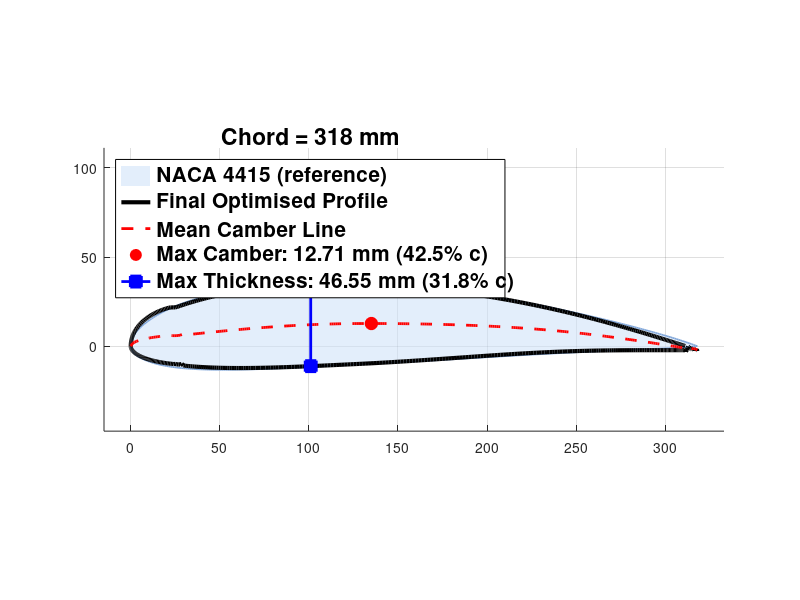

Source code (MATLAB): (Note: this script raises an error after producing the figure.)
% Final Optimised Aerofoil Geometry — NACA 4415 shaded reference
clear; clc; close all;

% -------------------------------------------------------------------------
% NACA 4415 normalised coordinates
% -------------------------------------------------------------------------
naca_coords = [
1.00000  0.00000; 0.99893  0.00039; 0.99572  0.00156; 0.99039  0.00349;
0.98296  0.00610; 0.97347  0.00932; 0.96194  0.01303; 0.94844  0.01716;
0.93301  0.02166; 0.91573  0.02652; 0.89668  0.03171; 0.87592  0.03717;
0.85355  0.04283; 0.82967  0.04863; 0.80438  0.05453; 0.77779  0.06048;
0.75000  0.06642; 0.72114  0.07227; 0.69134  0.07795; 0.66072  0.08341;
0.62941  0.08858; 0.59755  0.09341; 0.56526  0.09785; 0.53270  0.10185;
0.50000  0.10538; 0.46730  0.10837; 0.43474  0.11076; 0.40245  0.11248;
0.37059  0.11345; 0.33928  0.11361; 0.30866  0.11294; 0.27886  0.11141;
0.25000  0.10903; 0.22221  0.10584; 0.19562  0.10190; 0.17033  0.09726;
0.14645  0.09195; 0.12408  0.08607; 0.10332  0.07970; 0.08427  0.07283;
0.06699  0.06541; 0.05156  0.05753; 0.03806  0.04937; 0.02653  0.04118;
0.01704  0.03303; 0.00961  0.02489; 0.00428  0.01654; 0.00107  0.00825;
0.00000  0.00075; 0.00107 -0.00566; 0.00428 -0.01102; 0.00961 -0.01590;
0.01704 -0.02061; 0.02653 -0.02502; 0.03806 -0.02915; 0.05156 -0.03281;
0.06699 -0.03582; 0.08427 -0.03817; 0.10332 -0.03991; 0.12408 -0.04106;
0.14645 -0.04166; 0.17033 -0.04177; 0.19562 -0.04147; 0.22221 -0.04078;
0.25000 -0.03974; 0.27886 -0.03845; 0.30866 -0.03700; 0.33928 -0.03547;
0.37059 -0.03390; 0.40245 -0.03229; 0.43474 -0.03063; 0.46730 -0.02891;
0.50000 -0.02713; 0.53270 -0.02529; 0.56526 -0.02340; 0.59755 -0.02149;
0.62941 -0.01958; 0.66072 -0.01772; 0.69134 -0.01596; 0.72114 -0.01430;
0.75000 -0.01277; 0.77779 -0.01136; 0.80438 -0.01006; 0.82967 -0.00886;
0.85355 -0.00775; 0.87592 -0.00674; 0.89668 -0.00583; 0.91573 -0.00502;
0.93301 -0.00431; 0.94844 -0.00364; 0.96194 -0.00297; 0.97347 -0.00227;
0.98296 -0.00156; 0.99039 -0.00092; 0.99572 -0.00042; 0.99893 -0.00011;
1.00000  0.00000];

% -------------------------------------------------------------------------
% Chord length (same for both)
% -------------------------------------------------------------------------
chord = 318; % [mm]

% -------------------------------------------------------------------------
% Scale NACA 4415
% -------------------------------------------------------------------------
xn = naca_coords(:,1) * chord;
yn = naca_coords(:,2) * chord;

% Split at leading edge
[~, le_n] = min(xn);
xn_u = flip(xn(1:le_n));  yn_u = flip(yn(1:le_n));
xn_l = xn(le_n:end);      yn_l = yn(le_n:end);

xq_n   = linspace(0, chord, 300);
yn_ui  = interp1(xn_u, yn_u, xq_n, 'pchip');
yn_li  = interp1(xn_l, yn_l, xq_n, 'pchip');

% -------------------------------------------------------------------------
% Final Optimised coordinates (normalised, circular-arc LE reconstructed)
% -------------------------------------------------------------------------
xu_opt = [0.00000000 0.00002760 0.00011039 0.00024837 0.00044152 0.00068982 0.00099324 0.00135175 0.00176531 0.00223387 0.00275739 0.00333579 0.00396903 0.00465703 0.00539971 0.00619699 0.00704879 0.00795500 0.00891554 0.00993029 0.01099914 0.01212197 0.01329867 0.01452909 0.01581311 0.01715058 0.01854136 0.01998528 0.02148220 0.02303195 0.02463435 0.02628923 0.02799640 0.02975568 0.03156688 0.03342978 0.03534420 0.03730991 0.03932670 0.04139435 0.04351262 0.04568129 0.04790012 0.05016885 0.05248725 0.05485505 0.05727199 0.05973780 0.06225222 0.06481497 0.06742575 0.07008430 0.07279030 0.07554346 0.07834349 0.08119006 0.08408287 0.08702159 0.09000590 0.09303548 0.09610998 0.09922907 0.10239241 0.10559964 0.10885040 0.11214435 0.11548112 0.11886034 0.12228163 0.12574463 0.12924893 0.13279417 0.13637995 0.14000587 0.14367153 0.14737652 0.15112045 0.15490289 0.15872343 0.16258164 0.16647710 0.17040939 0.17437806 0.17838267 0.18242279 0.18649797 0.19060776 0.19475171 0.19892935 0.20314023 0.20738388 0.21165984 0.21596763 0.22030677 0.22467679 0.22907721 0.23350753 0.23796727 0.24245595 0.24697305 0.25151808 0.25609055 0.26068995 0.26531576 0.26996748 0.27464460 0.27934659 0.28407295 0.28882314 0.29359664 0.29839293 0.30321148 0.30805175 0.31291321 0.31779533 0.32269756 0.32761936 0.33256019 0.33751951 0.34249677 0.34749141 0.35250289 0.35753065 0.36257414 0.36763281 0.37270608 0.37779341 0.38289423 0.38800798 0.39313409 0.39827199 0.40342113 0.40858093 0.41375082 0.41893024 0.42411860 0.42931534 0.43451989 0.43973166 0.44495009 0.45017459 0.45540459 0.46063952 0.46587879 0.47112183 0.47636806 0.48161690 0.48686776 0.49212008 0.49737326 0.50262674 0.50787992 0.51313224 0.51838310 0.52363194 0.52887817 0.53412121 0.53936048 0.54459541 0.54982541 0.55504991 0.56026834 0.56548011 0.57068466 0.57588140 0.58106976 0.58624918 0.59141907 0.59657887 0.60172801 0.60686591 0.61199202 0.61710577 0.62220659 0.62729392 0.63236719 0.63742586 0.64246935 0.64749711 0.65250859 0.65750323 0.66248049 0.66743981 0.67238064 0.67730244 0.68220467 0.68708679 0.69194825 0.69678852 0.70160707 0.70640336 0.71117686 0.71592705 0.72065341 0.72535540 0.73003252 0.73468424 0.73931005 0.74390945 0.74848192 0.75302695 0.75754405 0.76203273 0.76649247 0.77092279 0.77532321 0.77969323 0.78403237 0.78834016 0.79261612 0.79685977 0.80107065 0.80524829 0.80939224 0.81350203 0.81757721 0.82161733 0.82562194 0.82959061 0.83352290 0.83741836 0.84127657 0.84509711 0.84887955 0.85262348 0.85632847 0.85999413 0.86362005 0.86720583 0.87075107 0.87425537 0.87771837 0.88113966 0.88451888 0.88785565 0.89114960 0.89440036 0.89760759 0.90077093 0.90389002 0.90696452 0.90999410 0.91297841 0.91591713 0.91880994 0.92165651 0.92445654 0.92720970 0.92991570 0.93257425 0.93518503 0.93774778 0.94026220 0.94272801 0.94514495 0.94751275 0.94983115 0.95209988 0.95431871 0.95648738 0.95860565 0.96067330 0.96269009 0.96465580 0.96657022 0.96843312 0.97024432 0.97200360 0.97371077 0.97536565 0.97696805 0.97851780]';
yu_opt = [0.00000000 0.00173060 0.00323506 0.00502811 0.00661563 0.00829725 0.00993796 0.01158684 0.01322732 0.01486314 0.01649253 0.01811498 0.01972976 0.02133614 0.02293342 0.02452087 0.02609778 0.02766343 0.02921708 0.03075800 0.03228545 0.03379870 0.03529698 0.03677955 0.03824563 0.03969446 0.04112526 0.04253724 0.04392960 0.04530155 0.04665225 0.04798089 0.04928662 0.05056859 0.05182593 0.05305778 0.05426322 0.05544135 0.05659123 0.05771192 0.05880245 0.05986182 0.06088902 0.06188301 0.06284271 0.06376704 0.06465484 0.06550508 0.06631613 0.06708598 0.06783128 0.06835179 0.06844130 0.06837102 0.06845996 0.06906023 0.07008670 0.07110314 0.07211339 0.07311762 0.07411563 0.07510720 0.07609213 0.07707023 0.07804133 0.07900521 0.07996173 0.08091071 0.08185184 0.08278489 0.08370954 0.08462562 0.08553286 0.08643106 0.08731991 0.08819903 0.08906808 0.08992674 0.09077477 0.09161189 0.09243777 0.09325202 0.09405428 0.09484414 0.09562125 0.09638521 0.09713566 0.09787219 0.09859441 0.09930191 0.09999428 0.10067103 0.10133174 0.10197612 0.10260384 0.10321454 0.10380778 0.10438316 0.10494019 0.10547844 0.10599757 0.10649699 0.10697666 0.10743641 0.10787591 0.10829466 0.10869225 0.10906836 0.10942283 0.10975546 0.11006602 0.11035418 0.11061966 0.11086219 0.11108150 0.11127737 0.11144974 0.11159859 0.11172392 0.11182551 0.11190304 0.11195625 0.11198510 0.11198960 0.11196980 0.11192570 0.11185730 0.11176442 0.11164652 0.11150296 0.11133399 0.11114170 0.11092888 0.11069769 0.11044918 0.11018407 0.10990272 0.10960509 0.10929106 0.10896071 0.10861432 0.10825217 0.10787443 0.10748095 0.10707176 0.10664699 0.10620669 0.10575104 0.10528025 0.10479459 0.10429422 0.10377919 0.10324948 0.10270509 0.10214615 0.10157287 0.10098547 0.10038417 0.09976920 0.09914066 0.09849854 0.09784282 0.09717367 0.09649145 0.09579652 0.09508906 0.09436893 0.09363608 0.09289075 0.09213342 0.09136444 0.09058393 0.08979175 0.08898784 0.08817241 0.08734589 0.08650867 0.08566102 0.08480307 0.08393494 0.08305674 0.08216859 0.08127068 0.08036330 0.07944677 0.07852135 0.07758722 0.07664455 0.07569356 0.07473455 0.07376781 0.07279363 0.07181225 0.07082392 0.06982890 0.06882756 0.06782016 0.06680696 0.06578815 0.06476401 0.06373490 0.06270128 0.06166358 0.06062214 0.05957719 0.05852899 0.05747787 0.05642419 0.05536831 0.05431064 0.05325163 0.05219166 0.05113105 0.05007004 0.04900895 0.04794823 0.04688835 0.04582975 0.04477286 0.04371813 0.04266587 0.04161647 0.04057025 0.03952756 0.03848873 0.03745413 0.03642412 0.03539917 0.03437985 0.03336660 0.03235974 0.03135943 0.03036587 0.02937948 0.02840070 0.02743003 0.02646782 0.02551435 0.02456994 0.02363486 0.02270940 0.02179383 0.02088849 0.01999380 0.01911019 0.01823791 0.01737702 0.01652766 0.01569003 0.01486458 0.01405179 0.01325201 0.01246545 0.01169217 0.01093235 0.01018622 0.00945395 0.00873578 0.00803192 0.00734255 0.00666786 0.00600808 0.00536345 0.00473421 0.00412045 0.00352231 0.00293988 0.00237327 0.00182263 0.00128805 0.00076974 0.00026788]';
xl_opt = [0.00000000 0.00002760 0.00011039 0.00024837 0.00044152 0.00068982 0.00099324 0.00135175 0.00176531 0.00223387 0.00275739 0.00333579 0.00396903 0.00465703 0.00539971 0.00619699 0.00704879 0.00795500 0.00891554 0.00993029 0.01099914 0.01212197 0.01329867 0.01452909 0.01581311 0.01715058 0.01854136 0.01998528 0.02148220 0.02303195 0.02463435 0.02628923 0.02799640 0.02975568 0.03156688 0.03342978 0.03534420 0.03730991 0.03932670 0.04139435 0.04351262 0.04568129 0.04790012 0.05016885 0.05248725 0.05485505 0.05727199 0.05973780 0.06225222 0.06481497 0.06742575 0.07008430 0.07279030 0.07554346 0.07834349 0.08119006 0.08408287 0.08702159 0.09000590 0.09303548 0.09610998 0.09922907 0.10239241 0.10559964 0.10885040 0.11214435 0.11548112 0.11886034 0.12228163 0.12574463 0.12924893 0.13279417 0.13637995 0.14000587 0.14367153 0.14737652 0.15112045 0.15490289 0.15872343 0.16258164 0.16647710 0.17040939 0.17437806 0.17838267 0.18242279 0.18649797 0.19060776 0.19475171 0.19892935 0.20314023 0.20738388 0.21165984 0.21596763 0.22030677 0.22467679 0.22907721 0.23350753 0.23796727 0.24245595 0.24697305 0.25151808 0.25609055 0.26068995 0.26531576 0.26996748 0.27464460 0.27934659 0.28407295 0.28882314 0.29359664 0.29839293 0.30321148 0.30805175 0.31291321 0.31779533 0.32269756 0.32761936 0.33256019 0.33751951 0.34249677 0.34749141 0.35250289 0.35753065 0.36257414 0.36763281 0.37270608 0.37779341 0.38289423 0.38800798 0.39313409 0.39827199 0.40342113 0.40858093 0.41375082 0.41893024 0.42411860 0.42931534 0.43451989 0.43973166 0.44495009 0.45017459 0.45540459 0.46063952 0.46587879 0.47112183 0.47636806 0.48161690 0.48686776 0.49212008 0.49737326 0.50262674 0.50787992 0.51313224 0.51838310 0.52363194 0.52887817 0.53412121 0.53936048 0.54459541 0.54982541 0.55504991 0.56026834 0.56548011 0.57068466 0.57588140 0.58106976 0.58624918 0.59141907 0.59657887 0.60172801 0.60686591 0.61199202 0.61710577 0.62220659 0.62729392 0.63236719 0.63742586 0.64246935 0.64749711 0.65250859 0.65750323 0.66248049 0.66743981 0.67238064 0.67730244 0.68220467 0.68708679 0.69194825 0.69678852 0.70160707 0.70640336 0.71117686 0.71592705 0.72065341 0.72535540 0.73003252 0.73468424 0.73931005 0.74390945 0.74848192 0.75302695 0.75754405 0.76203273 0.76649247 0.77092279 0.77532321 0.77969323 0.78403237 0.78834016 0.79261612 0.79685977 0.80107065 0.80524829 0.80939224 0.81350203 0.81757721 0.82161733 0.82562194 0.82959061 0.83352290 0.83741836 0.84127657 0.84509711 0.84887955 0.85262348 0.85632847 0.85999413 0.86362005 0.86720583 0.87075107 0.87425537 0.87771837 0.88113966 0.88451888 0.88785565 0.89114960 0.89440036 0.89760759 0.90077093 0.90389002 0.90696452 0.90999410 0.91297841 0.91591713 0.91880994 0.92165651 0.92445654 0.92720970 0.92991570 0.93257425 0.93518503 0.93774778 0.94026220 0.94272801 0.94514495 0.94751275 0.94983115 0.95209988 0.95431871 0.95648738 0.95860565 0.96067330 0.96269009 0.96465580 0.96657022 0.96843312 0.97024432 0.97200360 0.97371077 0.97536565 0.97696805 0.97851780 0.98001472 0.98145864 0.98284942 0.98418689 0.98547091 0.98670133 0.98787803 0.98900086 0.99006971 0.99108446 0.99204500 0.99295121 0.99380301 0.99460029 0.99534297 0.99603097 0.99666421 0.99724261 0.99776613 0.99823469 0.99864825 0.99900676 0.99931018 0.99955848 0.99975163 0.99988961 0.99997240 1.00000000]';
yl_opt = [0.00000000 -0.00072387 -0.00154485 -0.00222042 -0.00301667 -0.00373934 -0.00449616 -0.00523574 -0.00597918 -0.00671791 -0.00745457 -0.00818784 -0.00891771 -0.00964377 -0.01036573 -0.01108324 -0.01179600 -0.01250366 -0.01320590 -0.01390238 -0.01459278 -0.01527676 -0.01595397 -0.01662408 -0.01728674 -0.01794160 -0.01858831 -0.01922651 -0.01985585 -0.02047596 -0.02108646 -0.02168700 -0.02227718 -0.02285662 -0.02342493 -0.02398171 -0.02452656 -0.02505907 -0.02557881 -0.02608535 -0.02657826 -0.02705709 -0.02752138 -0.02797065 -0.02840443 -0.02882222 -0.02922351 -0.02960776 -0.02997447 -0.03032300 -0.03065250 -0.03096634 -0.03123563 -0.03161893 -0.03134277 -0.03202146 -0.03243020 -0.03250712 -0.03112203 -0.03402240 -0.03453320 -0.03485586 -0.03515424 -0.03543911 -0.03571111 -0.03597036 -0.03621690 -0.03645080 -0.03667214 -0.03688107 -0.03707778 -0.03726246 -0.03743503 -0.03759534 -0.03774339 -0.03787938 -0.03800361 -0.03811627 -0.03821726 -0.03830648 -0.03838399 -0.03845010 -0.03850516 -0.03854929 -0.03858244 -0.03860462 -0.03861595 -0.03861663 -0.03860689 -0.03858696 -0.03855685 -0.03851678 -0.03846686 -0.03840717 -0.03833787 -0.03825922 -0.03817146 -0.03807484 -0.03796961 -0.03785600 -0.03773420 -0.03760442 -0.03746683 -0.03732163 -0.03716898 -0.03700914 -0.03684247 -0.03666931 -0.03648997 -0.03630468 -0.03611370 -0.03591733 -0.03571590 -0.03550970 -0.03529894 -0.03508378 -0.03486451 -0.03464151 -0.03441521 -0.03418593 -0.03395395 -0.03371953 -0.03348300 -0.03324465 -0.03300473 -0.03276336 -0.03252066 -0.03227719 -0.03203414 -0.03179237 -0.03155073 -0.03130647 -0.03105714 -0.03080160 -0.03053956 -0.03027091 -0.02999583 -0.02971465 -0.02942765 -0.02913509 -0.02883720 -0.02853414 -0.02822595 -0.02791271 -0.02759468 -0.02727222 -0.02694568 -0.02661522 -0.02628091 -0.02594287 -0.02560137 -0.02525676 -0.02490930 -0.02455915 -0.02420646 -0.02385143 -0.02349435 -0.02313551 -0.02277517 -0.02241353 -0.02205081 -0.02168729 -0.02132329 -0.02095914 -0.02059518 -0.02023171 -0.01986898 -0.01950716 -0.01914642 -0.01878704 -0.01842941 -0.01807396 -0.01772104 -0.01737088 -0.01702368 -0.01667970 -0.01633925 -0.01600264 -0.01567019 -0.01534218 -0.01501888 -0.01470062 -0.01438770 -0.01408040 -0.01377892 -0.01348336 -0.01319390 -0.01291079 -0.01263430 -0.01236466 -0.01210198 -0.01184632 -0.01159778 -0.01135656 -0.01112285 -0.01089678 -0.01067834 -0.01046748 -0.01026416 -0.01006834 -0.00988001 -0.00969916 -0.00952587 -0.00936024 -0.00920221 -0.00905160 -0.00890820 -0.00877191 -0.00864265 -0.00852041 -0.00840505 -0.00829631 -0.00819386 -0.00809748 -0.00800709 -0.00792268 -0.00784412 -0.00777114 -0.00770348 -0.00764089 -0.00758315 -0.00753005 -0.00748141 -0.00743703 -0.00739671 -0.00736026 -0.00732740 -0.00729783 -0.00727132 -0.00724770 -0.00722685 -0.00720866 -0.00719292 -0.00717936 -0.00716774 -0.00715785 -0.00714955 -0.00714272 -0.00713717 -0.00713276 -0.00712934 -0.00712677 -0.00712492 -0.00712368 -0.00712294 -0.00712258 -0.00712249 -0.00712256 -0.00712274 -0.00712300 -0.00712324 -0.00712334 -0.00712314 -0.00712254 -0.00712156 -0.00712031 -0.00711890 -0.00711727 -0.00711521 -0.00711257 -0.00710932 -0.00710564 -0.00710169 -0.00709750 -0.00709294 -0.00708791 -0.00708165 -0.00707755 -0.00706982 -0.00702166 -0.00733390 -0.00590998 -0.00985088 -0.00670452 -0.00294721 -0.00098620 -0.00166385 -0.00311561 -0.00439425 -0.00520111 -0.00551764 -0.00538939 -0.00485711 -0.00407147 -0.00364995 -0.00524716 -0.00798454 -0.00664042 -0.00449132 -0.00783092 -0.00595910 -0.00714843 -0.00591228 -0.00805406 -0.00518121 -0.00640249 -0.00781770 -0.00785650 -0.00714176 -0.00674557]';

% Scale to chord
xu_opt = xu_opt * chord;
yu_opt = yu_opt * chord;
xl_opt = xl_opt * chord;
yl_opt = yl_opt * chord;

% -------------------------------------------------------------------------
% Interpolate onto common grid for MCL & thickness
% -------------------------------------------------------------------------
xq   = linspace(0, chord, 300);
yu_i = interp1(xu_opt, yu_opt, xq, 'pchip', 'extrap');
yl_i = interp1(xl_opt, yl_opt, xq, 'pchip', 'extrap');

ymcl  = (yu_i + yl_i) / 2;
thick = yu_i - yl_i;

[maxC, idxC] = max(ymcl);
[maxT, idxT] = max(thick);

% -------------------------------------------------------------------------
% PLOT
% -------------------------------------------------------------------------
figure('Color','w','Units','pixels','Position',[100 100 1050 520]);
hold on; grid on;

% NACA 4415 — shaded background reference
fill([xq_n, fliplr(xq_n)], [yn_ui, fliplr(yn_li)], ...
    [0.80 0.88 0.97], ...
    'EdgeColor', 'none', ...
    'FaceAlpha', 0.55, ...
    'DisplayName', 'NACA 4415 (reference)');
plot(xq_n, yn_ui, '-', 'Color', [0.50 0.65 0.85], 'LineWidth', 1.2, 'HandleVisibility', 'off');
plot(xq_n, yn_li, '-', 'Color', [0.50 0.65 0.85], 'LineWidth', 1.2, 'HandleVisibility', 'off');

% Final Optimised profile outline
opt_x_plot = [flip(xu_opt); xl_opt(2:end)];
opt_y_plot = [flip(yu_opt); yl_opt(2:end)];
plot(opt_x_plot, opt_y_plot, 'k-', 'LineWidth', 3, ...
    'DisplayName', 'Final Optimised Profile');

% Mean camber line
plot(xq, ymcl, 'r--', 'LineWidth', 2, ...
    'DisplayName', 'Mean Camber Line');

% Max camber marker
plot(xq(idxC), maxC, 'ro', ...
    'MarkerFaceColor', 'r', 'MarkerSize', 9, ...
    'DisplayName', sprintf('Max Camber: %.2f mm (%.1f%% c)', maxC, xq(idxC)/chord*100));

% Max thickness marker
plot([xq(idxT) xq(idxT)], [yl_i(idxT) yu_i(idxT)], 'b-s', ...
    'LineWidth', 2, 'MarkerFaceColor', 'b', 'MarkerSize', 8, ...
    'DisplayName', sprintf('Max Thickness: %.2f mm (%.1f%% c)', maxT, xq(idxT)/chord*100));

% -------------------------------------------------------------------------
% Formatting
% -------------------------------------------------------------------------
axis equal;
xlim([-15, chord + 15]);
ylim([-chord*0.15, chord*0.35]);

lgd = legend('Location', 'northwest', 'FontSize', 15, 'FontWeight', 'bold');
title(lgd, sprintf('Chord = %.0f mm', chord));
set(lgd, 'Box', 'on', 'EdgeColor', 'k', 'Color', [1 1 1 0.88]);

set(gca, 'FontSize', 18, 'FontWeight', 'bold', 'LineWidth', 1.5, 'XColor', 'k', 'YColor', 'k');
xlabel('Chordwise Position [mm]',  'FontSize', 18, 'FontWeight', 'bold');
ylabel('Thickness / Camber [mm]',  'FontSize', 18, 'FontWeight', 'bold');
title('Final Optimised Aerofoil Geometry', 'FontSize', 22, 'Color', 'k', 'FontWeight', 'bold');

hold off;
